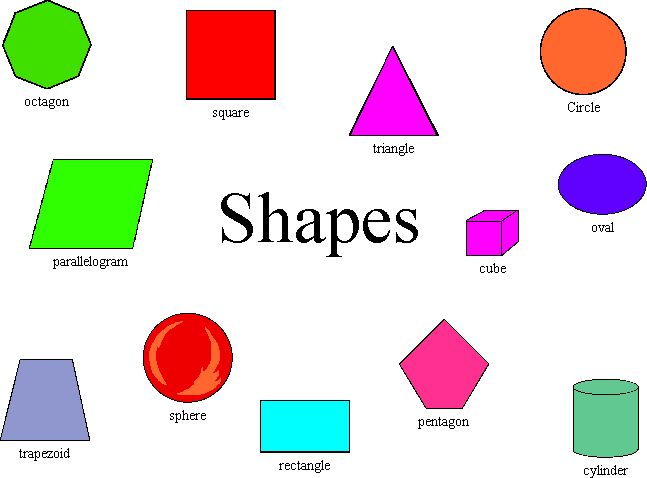
#> input picture OpenCV/09-img.jpg, 647 x 478 px
$ python 09-cornerDetection.py
#> lines starting #> are read from the running program, lines starting #| are printed output that depends on the picture; after the words box and inside, x2 and y2 are one past the last pixel; in counts of white or black regions, pixels touching at a corner belong together
#!/usr/bin/env python3
# -*- coding: utf-8 -*-
"""
Created on Sat Mar 24 18:04:01 2018

@author: Peeyush Yadav
"""

import cv2
import numpy as np

img = cv2.imread('09-img.jpg')
#> img is the input picture: shape (478, 647, 3); mean B, G, R 217, 219.8, 227.9
gray = cv2.cvtColor(img, cv2.COLOR_BGR2GRAY)
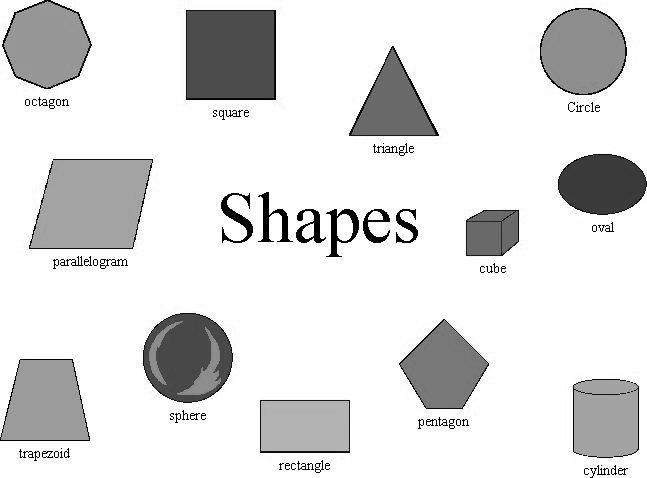
#> gray: shape (478, 647); min 0, max 255, mean 221.9
gray = np.float32(gray)


corners = cv2.goodFeaturesToTrack(gray, 100, .01, 10)
#> corners = 100 rows, first 8: [592, 111], [176, 422], [126, 265], [54, 268], [187, 419], [61, 457], [467, 425], [67, 105]
corners = np.int0(corners)

for corner in corners:
    x,y = corner.ravel()
    cv2.circle(img, (x,y), 3, (0,255,0))
#> this loop made 100 passes
#> (x, y) on passes 1 to 12: (592, 111), (176, 422), (126, 265), (54, 268), (187, 419), (61, 457), (467, 425), (67, 105), (312, 469), (35, 460), (419, 428), (223, 119)
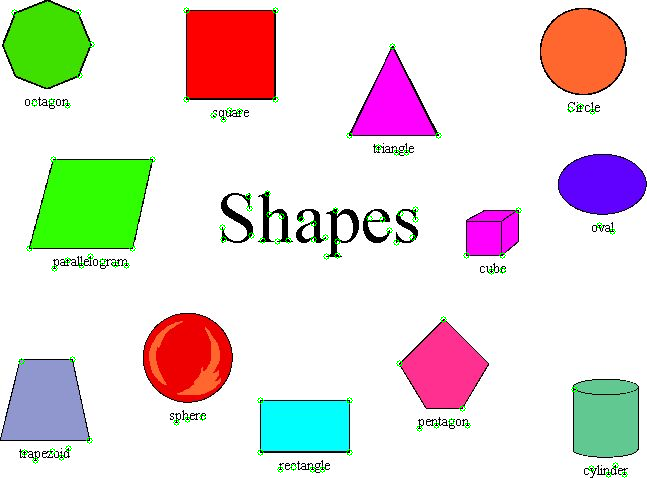
#> img: shape (478, 647, 3); 0.52% of pixels changed, all inside (x1, y1, x2, y2) = (11, 7, 628, 478)


cv2.imshow('image', img)


cv2.waitKey(0)
cv2.destroyAllWindows()
cv2.waitKey(1) #fix for mac

$ run again, with OpenCV/03-img.jpg copied over OpenCV/09-img.jpg
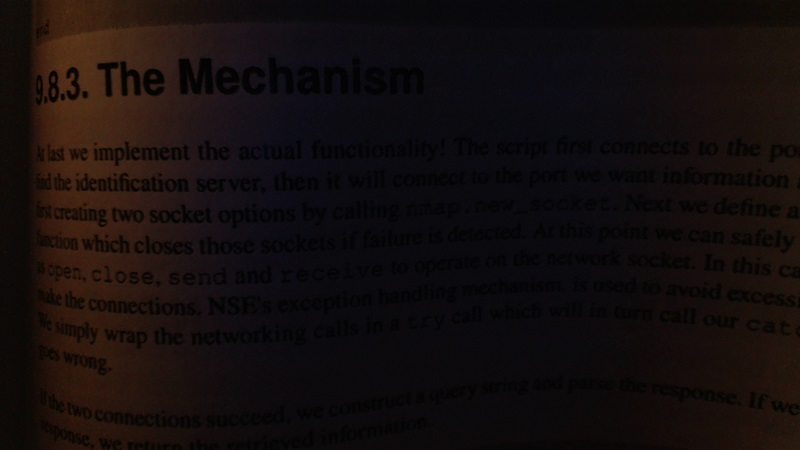
#> input picture OpenCV/03-img.jpg, 800 x 450 px
#> img is the input picture: shape (450, 800, 3); mean B, G, R 13.4, 13.6, 20.3
#> `gray = np.float32(gray)`:
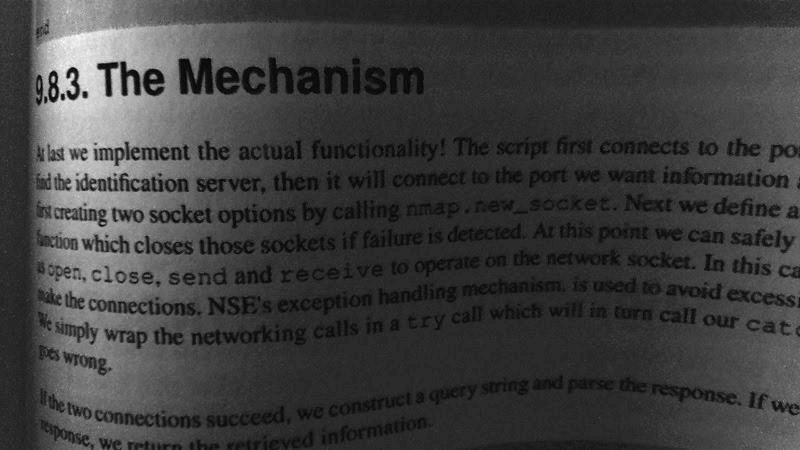
#> gray: shape (450, 800) float32; min 0, max 64, mean 15.6; drawn with min black and max white
#> corners = 100 rows, first 8: [53, 96], [67, 77], [53, 76], [63, 94], [83, 92], [92, 185], [45, 102], [127, 70]
#> the loop `for corner in corners:` made 100 passes
#> after the loop `for corner in corners:`:
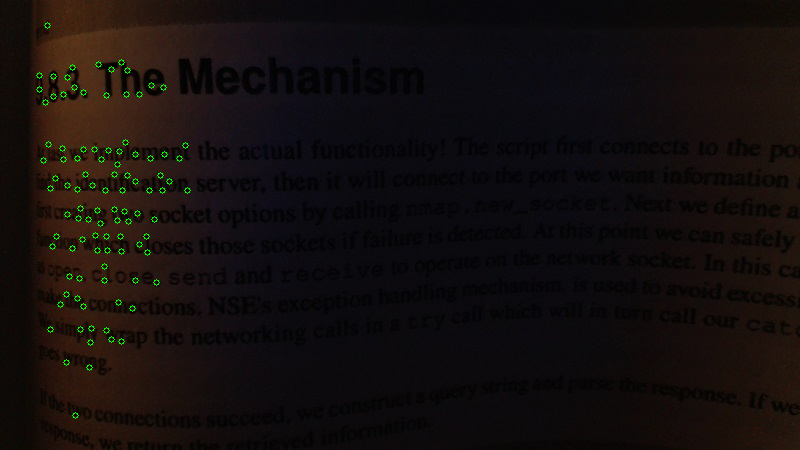
#> img: shape (450, 800, 3); 0.44% of pixels changed, all inside (x1, y1, x2, y2) = (36, 22, 191, 419)

$ run again, with OpenCV/img2.jpg copied over OpenCV/09-img.jpg
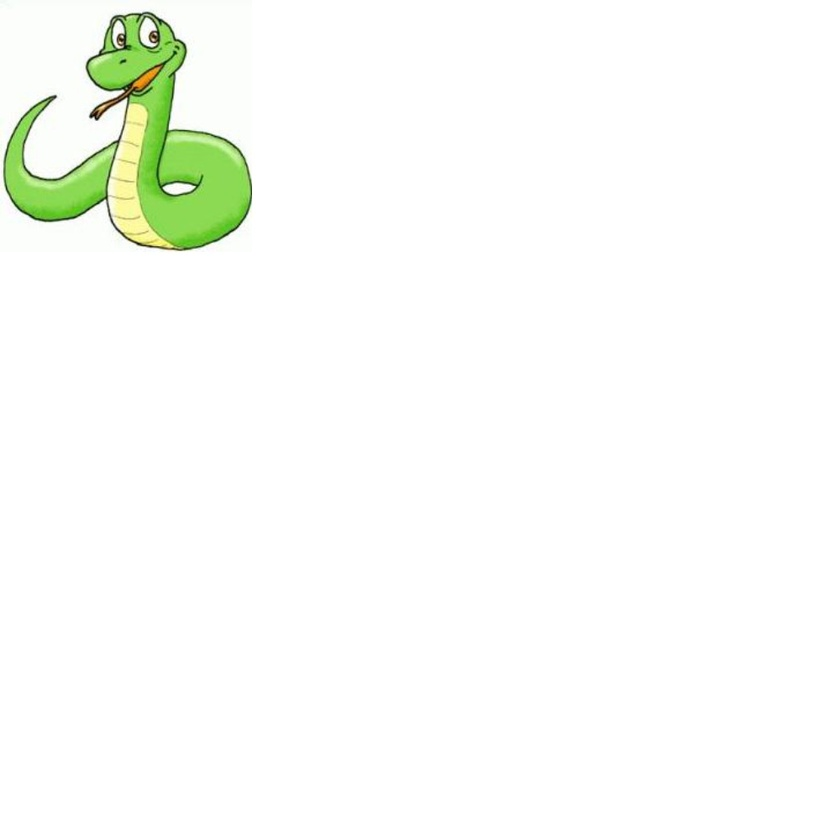
#> input picture OpenCV/img2.jpg, 840 x 840 px, shrunk from 1000 x 1000 before the run
#> img is the input picture: shape (840, 840, 3); mean B, G, R 247.9, 252.5, 250.2
#> `gray = cv2.cvtColor(img, cv2.COLOR_BGR2GRAY)`:
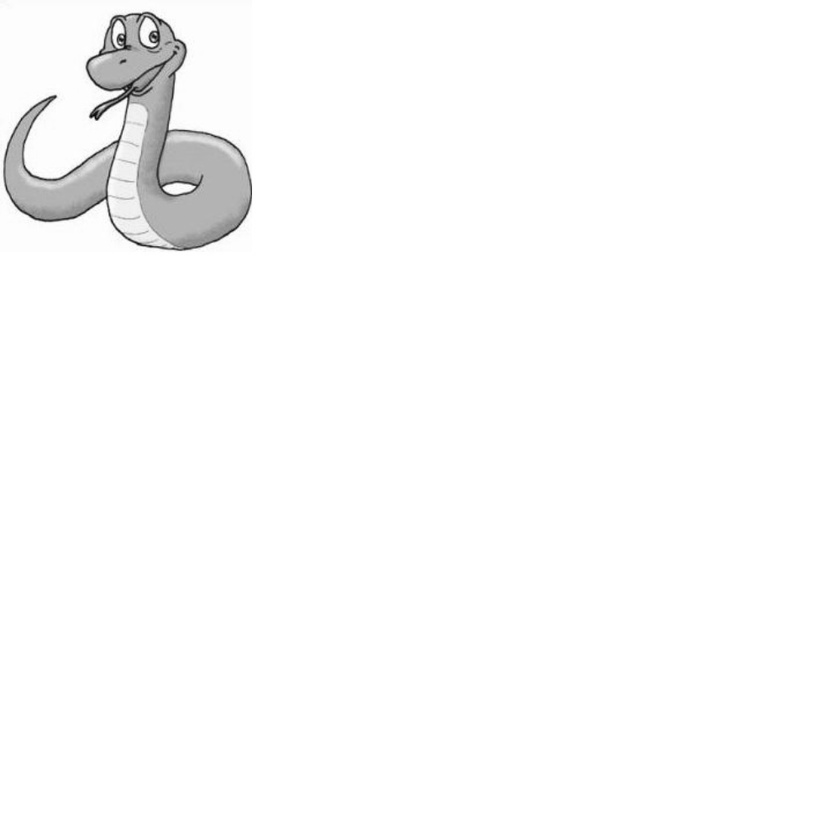
#> gray: shape (840, 840); min 6, max 255, mean 251.3
#> corners = 93 rows, first 8: [93, 117], [55, 96], [123, 91], [155, 29], [122, 37], [194, 187], [105, 200], [163, 187]
#> the loop `for corner in corners:` made 93 passes
#> after the loop `for corner in corners:`:
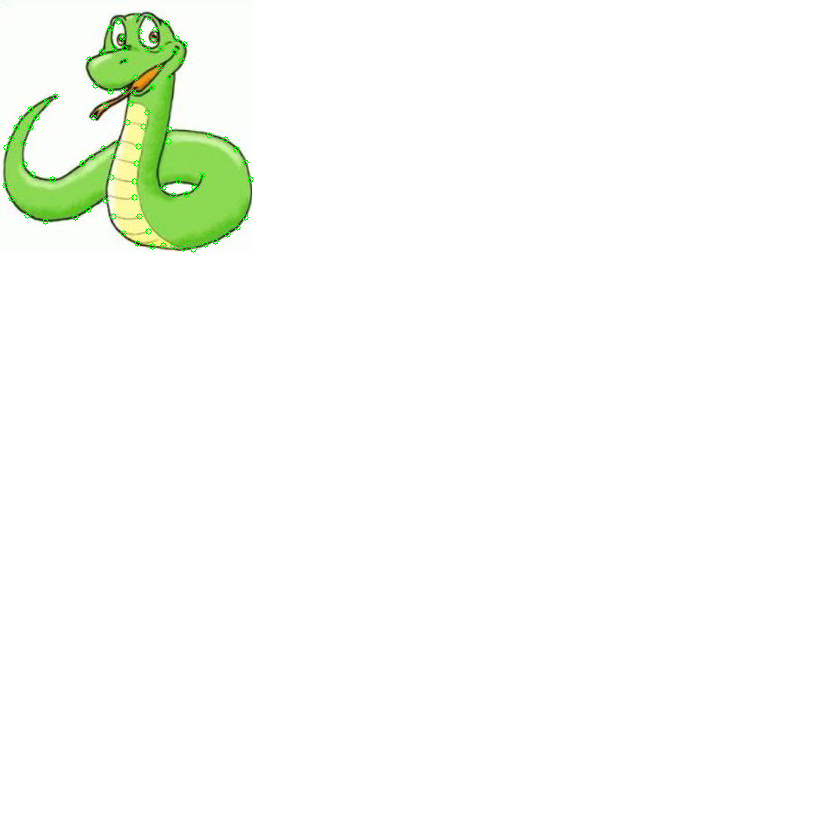
#> img: shape (840, 840, 3); 0.21% of pixels changed, all inside (x1, y1, x2, y2) = (2, 13, 254, 253)
